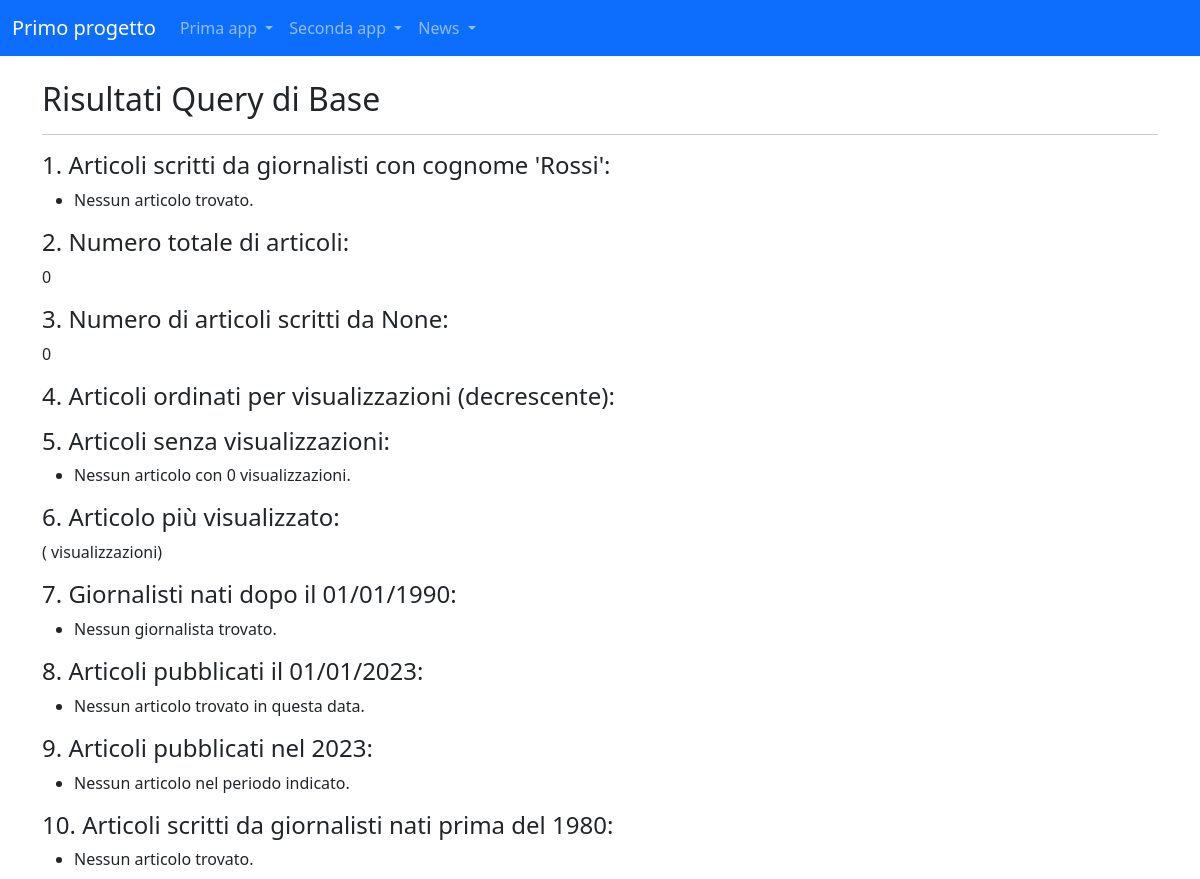
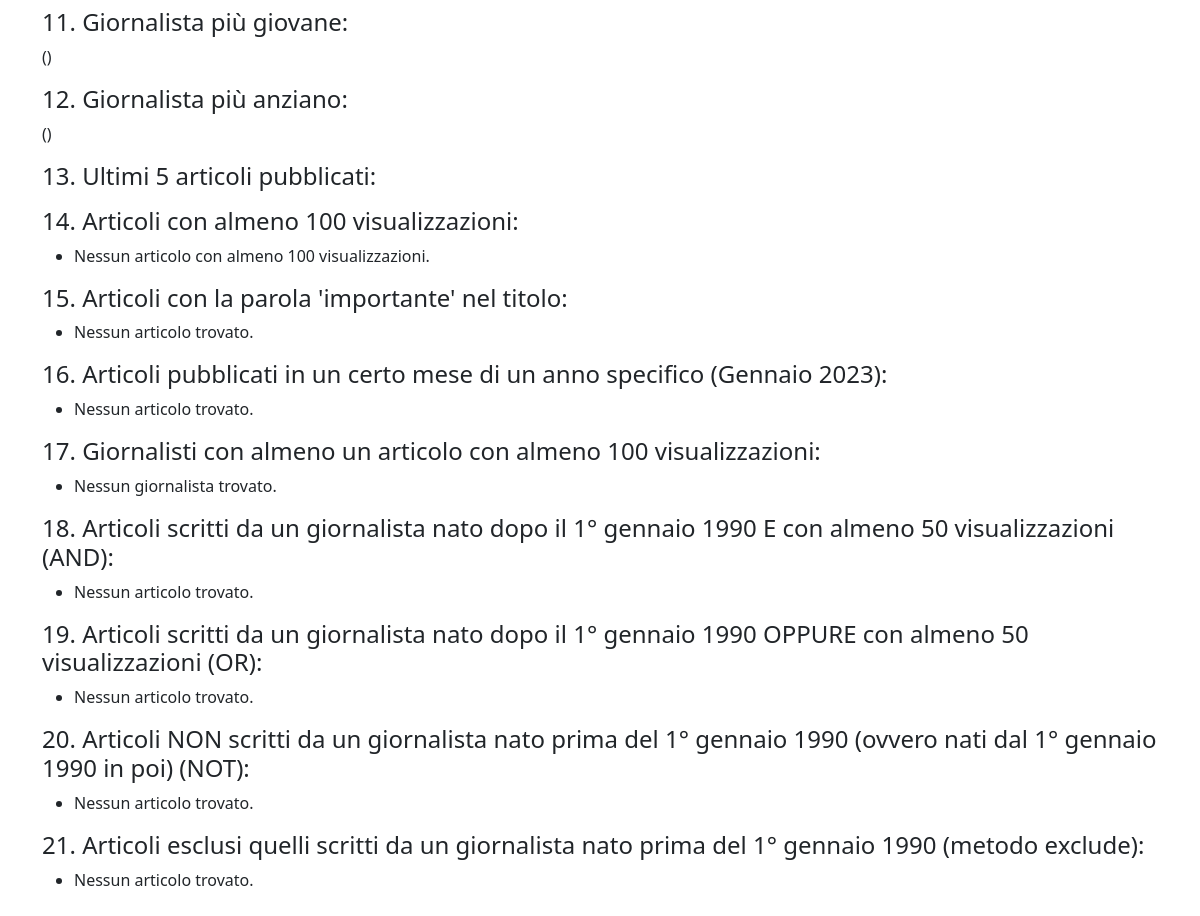
Page /news/query_base/ on the earlier database version (2 pictures, top to bottom).
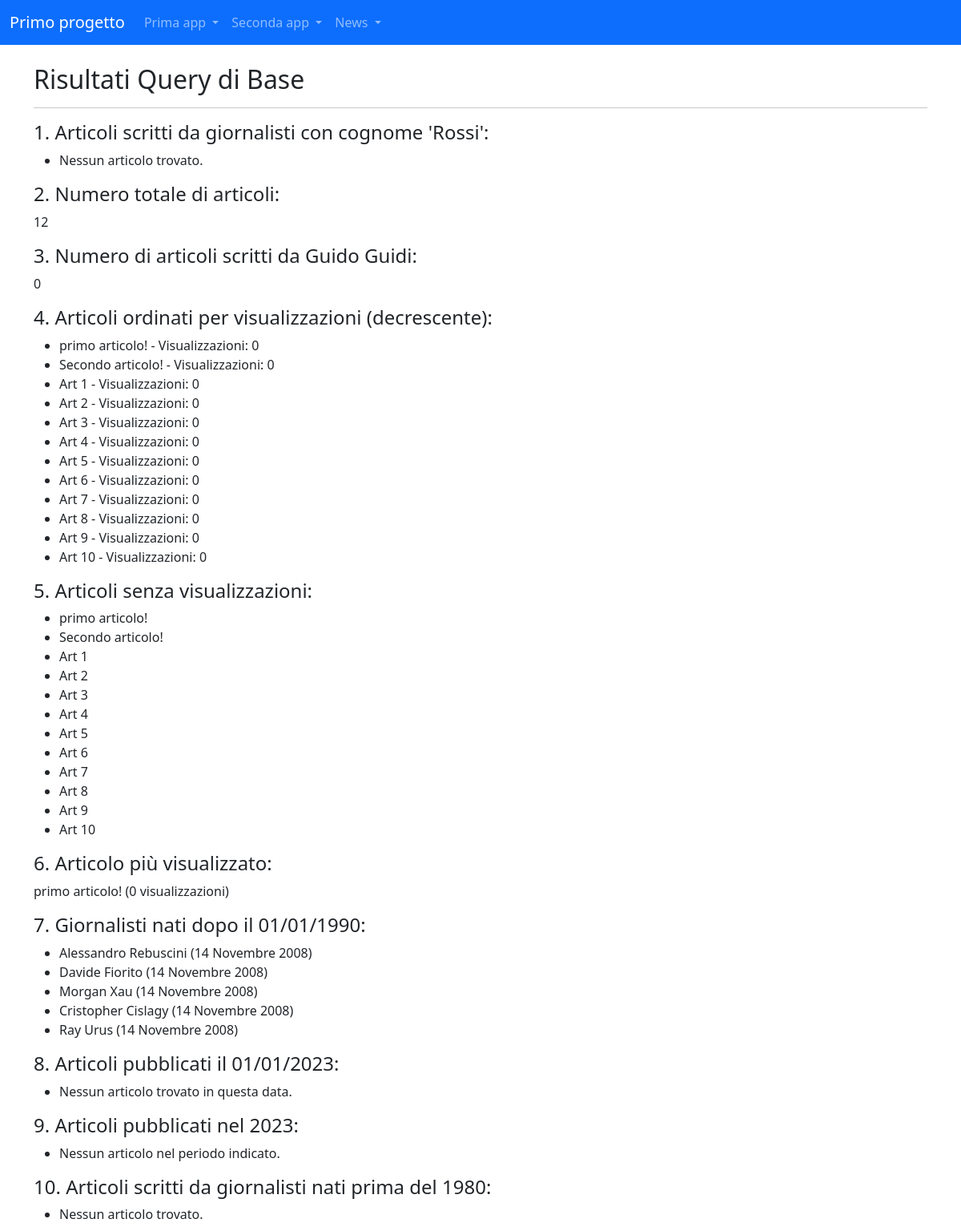
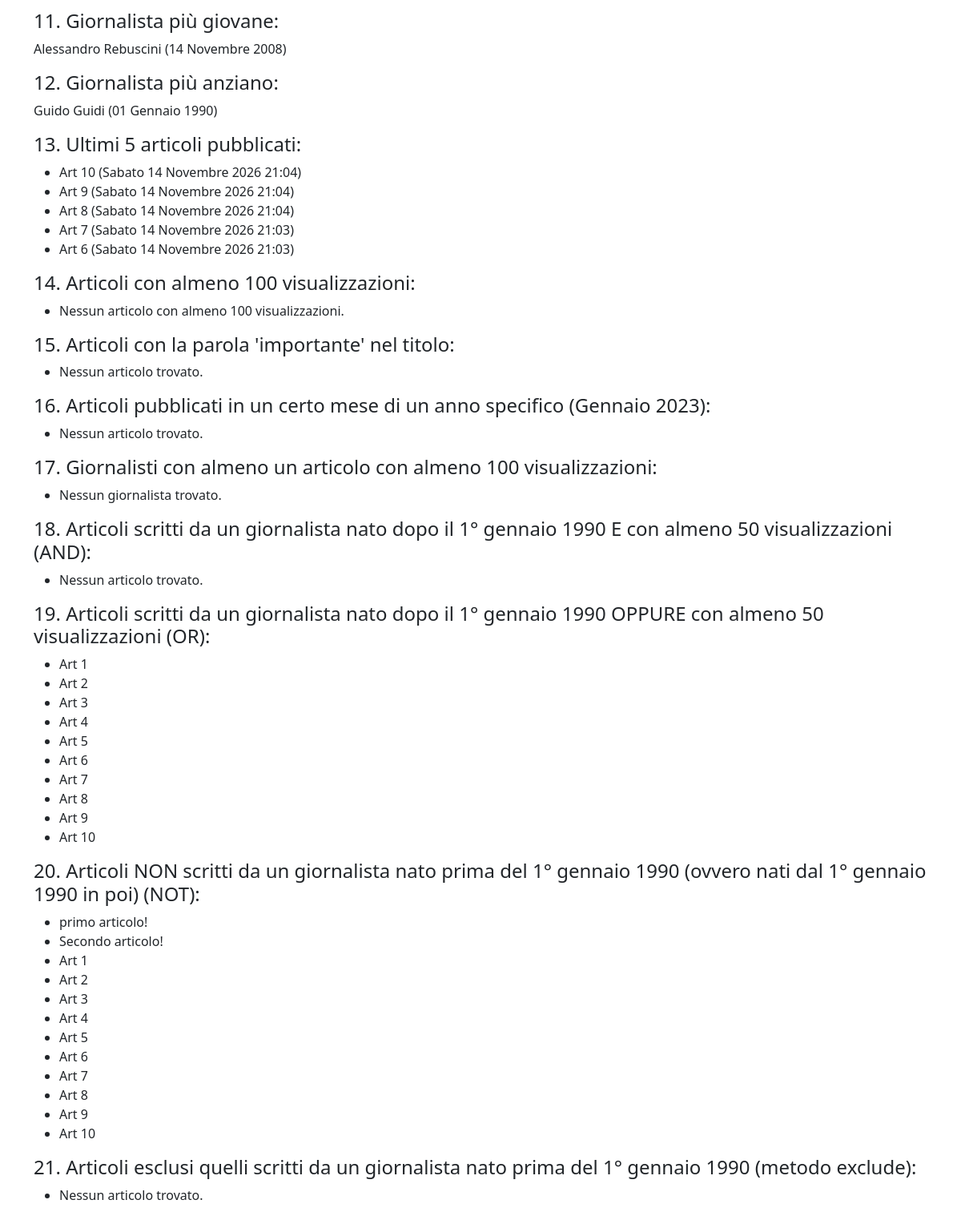
Same page on the later database version (2 pictures, top to bottom).
### news/models.py (models this page shows, shortened)
class Giornalista(models.Model):
    nome = models.CharField(max_length=20)
    cognome = models.CharField(max_length=20)
    anno_di_nascita = models.DateField(blank=True)
    def __str__(self):
        return f"{self.nome} {self.cognome}"
    class Meta:
        verbose_name = "Giornalista"
        verbose_name_plural = "Giornalisti"

class Articolo(models.Model):
    titolo = models.CharField(max_length=100)
    contenuto = models.TextField()
    giornalista = models.ForeignKey(Giornalista, on_delete=models.CASCADE, related_name="articoli")
    data=models.DateTimeField(blank=True)
    visualizzazioni=models.IntegerField(default=0, blank=True)
    class Meta:
        verbose_name = "Articolo"
        verbose_name_plural = "Articoli"

### news/views.py (the view)
# urls.py: path('query_base/', views.queryBase, name='query_base'),
def queryBase(request):
    articoli_cognome = Articolo.objects.filter(giornalista__cognome='Rossi')
    numero_totale_articoli = Articolo.objects.count()
    giornalista_1 = Giornalista.objects.first()
    numero_articoli_giornalista_1 = Articolo.objects.filter(giornalista=giornalista_1).count()
    articoli_ordinati = Articolo.objects.order_by('-visualizzazioni')
    articoli_senza_visualizzazioni = Articolo.objects.filter(visualizzazioni=0)
    articolo_piu_visualizzato = Articolo.objects.order_by('-visualizzazioni').first()
    giornalisti_data = Giornalista.objects.filter(anno_di_nascita__gt=datetime.date(1990, 1, 1))
    articoli_del_giorno = Articolo.objects.filter(data=datetime.date(2023, 1, 1))
    articoli_periodo = Articolo.objects.filter(data__range=(datetime.date(2023, 1, 1), datetime.date(2023, 12, 31)))
    giornalisti_nati = Giornalista.objects.filter(anno_di_nascita__lt=datetime.date(1980, 1, 1))
    articoli_giornalisti = Articolo.objects.filter(giornalista__in=giornalisti_nati)
    giornalista_giovane = Giornalista.objects.order_by('-anno_di_nascita').first()
    giornalista_anziano = Giornalista.objects.order_by('anno_di_nascita').first()
    ultimi = Articolo.objects.order_by('-data')[:5]
    articoli_minime_visualizzazioni = Articolo.objects.filter(visualizzazioni__gte=100)
    articoli_parola = Articolo.objects.filter(titolo__icontains='importante')
    articoli_mese_anno = Articolo.objects.filter(data__month=1, data__year=2023)
    giornalisti_con_articolo_popolari = Giornalista.objects.filter(articoli__visualizzazioni__gte=100).distinct()
    data = datetime.date(1990, 1, 1)
    visualizzazioni = 50
    articoli_con_and = Articolo.objects.filter(giornalista__anno_di_nascita__gt=data, visualizzazioni__gte=visualizzazioni)
    from django.db.models import Q
    articoli_con_or = Articolo.objects.filter(Q(giornalista__anno_di_nascita__gt=data) | Q(visualizzazioni__gte=visualizzazioni))
    articoli_con_not = Articolo.objects.filter(~Q(giornalista__anno_di_nascita__lt=data))
    articoli_con_not = Articolo.objects.exclude(giornalista__anno_di_nascita__lt=data)
    context = {
        'articoli_cognome': articoli_cognome,
        'numero_totale_articoli': numero_totale_articoli,
        'giornalista_1': giornalista_1,
        'numero_articoli_giornalista_1': numero_articoli_giornalista_1,
        'articoli_ordinati': articoli_ordinati,
        'articoli_senza_visualizzazioni': articoli_senza_visualizzazioni,
        'articolo_piu_visualizzato': articolo_piu_visualizzato,
        'giornalisti_data': giornalisti_data,
        'articoli_del_giorno': articoli_del_giorno,
        'articoli_periodo': articoli_periodo,
        'giornalisti_nati': giornalisti_nati,
        'articoli_giornalisti': articoli_giornalisti,
        'giornalista_giovane': giornalista_giovane,
        'giornalista_anziano': giornalista_anziano,
        'ultimi': ultimi,
        'articoli_minime_visualizzazioni': articoli_minime_visualizzazioni,
        'articoli_parola': articoli_parola,
        'articoli_mese_anno' : articoli_mese_anno,
        'giornalisti_con_articolo_popolari' : giornalisti_con_articolo_popolari,
        'articoli_con_and' : articoli_con_and,
        'articoli_con_or' : articoli_con_or,
        'articoli_con_not' : articoli_con_not,
    }
    return render(request, 'query_base.html', context)

### news/templates/query_base.html (shortened to what the changed rows need)
{% extends 'base.html' %}
{% block content %}
    <h2>Risultati Query di Base</h2>
    <hr>
    <h4>1. Articoli scritti da giornalisti con cognome 'Rossi':</h4>
    <ul>
        {% for articolo in articoli_cognome %}
            <li>{{ articolo.titolo }} ({{ articolo.giornalista }})</li>
        {% empty %}
            <li>Nessun articolo trovato.</li>
        {% endfor %}
    </ul>
    <h4>2. Numero totale di articoli:</h4>
    <p>{{ numero_totale_articoli }}</p>
    <h4>3. Numero di articoli scritti da {{ giornalista_1 }}:</h4>
    <p>{{ numero_articoli_giornalista_1 }}</p>
    <h4>4. Articoli ordinati per visualizzazioni (decrescente):</h4>
    <ul>
        {% for articolo in articoli_ordinati %}
            <li>{{ articolo.titolo }} - Visualizzazioni: {{ articolo.visualizzazioni }}</li>
        {% endfor %}
    </ul>
    <h4>5. Articoli senza visualizzazioni:</h4>
    <ul>
        {% for articolo in articoli_senza_visualizzazioni %}
            <li>{{ articolo.titolo }}</li>
        {% empty %}
            <li>Nessun articolo con 0 visualizzazioni.</li>
        {% endfor %}
    </ul>
    <h4>6. Articolo più visualizzato:</h4>
    <p>{{ articolo_piu_visualizzato.titolo }} ({{ articolo_piu_visualizzato.visualizzazioni }} visualizzazioni)</p>
    <h4>7. Giornalisti nati dopo il 01/01/1990:</h4>
    <ul>
        {% for g in giornalisti_data %}
            <li>{{ g.nome }} {{ g.cognome }} ({{ g.anno_di_nascita }})</li>
        {% empty %}
            <li>Nessun giornalista trovato.</li>
        {% endfor %}
    </ul>
    <h4>8. Articoli pubblicati il 01/01/2023:</h4>
    <ul>
        {% for articolo in articoli_del_giorno %}
            <li>{{ articolo.titolo }}</li>
        {% empty %}
            <li>Nessun articolo trovato in questa data.</li>
        {% endfor %}
    </ul>
    <h4>9. Articoli pubblicati nel 2023:</h4>
    <ul>
        {% for articolo in articoli_periodo %}
            <li>{{ articolo.titolo }} ({{ articolo.data }})</li>
        {% empty %}
            <li>Nessun articolo nel periodo indicato.</li>
        {% endfor %}
    </ul>
    <h4>10. Articoli scritti da giornalisti nati prima del 1980:</h4>
    <ul>
        {% for articolo in articoli_giornalisti %}
            <li>{{ articolo.titolo }} - Autore: {{ articolo.giornalista }}</li>
        {% empty %}
            <li>Nessun articolo trovato.</li>
        {% endfor %}
    </ul>
    <h4>11. Giornalista più giovane:</h4>
    <p>{{ giornalista_giovane.nome }} {{ giornalista_giovane.cognome }} ({{ giornalista_giovane.anno_di_nascita }})</p>
    <h4>12. Giornalista più anziano:</h4>
    <p>{{ giornalista_anziano.nome }} {{ giornalista_anziano.cognome }} ({{ giornalista_anziano.anno_di_nascita }})</p>
    <h4>13. Ultimi 5 articoli pubblicati:</h4>
    <ul>
        {% for articolo in ultimi %}
            <li>{{ articolo.titolo }} ({{ articolo.data }})</li>
        {% endfor %}
    </ul>
    <h4>14. Articoli con almeno 100 visualizzazioni:</h4>
    <ul>
        {% for articolo in articoli_minime_visualizzazioni %}
            <li>{{ articolo.titolo }} ({{ articolo.visualizzazioni }} visualizzazioni)</li>
        {% empty %}
            <li>Nessun articolo con almeno 100 visualizzazioni.</li>
        {% endfor %}
    </ul>
    <h4>15. Articoli con la parola 'importante' nel titolo:</h4>
    <ul>
        {% for articolo in articoli_parola %}
            <li>{{ articolo.titolo }}</li>
        {% empty %}
            <li>Nessun articolo trovato.</li>
        {% endfor %}
    </ul>
    <h4>16. Articoli pubblicati in un certo mese di un anno specifico (Gennaio 2023):</h4>
    <ul>
        {% for articolo in articoli_mese_anno %}
            <li>{{ articolo.titolo }}</li>
        {% empty %}
            <li>Nessun articolo trovato.</li>
        {% endfor %}
    </ul>
    <h4>17. Giornalisti con almeno un articolo con almeno 100 visualizzazioni:</h4>
    <ul>
        {% for giornalista in giornalisti_con_articolo_popolari %}
            <li>{{ giornalista.nome }} {{ giornalista.cognome }}</li>
        {% empty %}
            <li>Nessun giornalista trovato.</li>
        {% endfor %}
    </ul>
    <h4>18. Articoli scritti da un giornalista nato dopo il 1° gennaio 1990 E con almeno 50 visualizzazioni (AND):</h4>
    <ul>
        {% for articolo in articoli_con_and %}
            <li>{{ articolo.titolo }}</li>
        {% empty %}
            <li>Nessun articolo trovato.</li>
        {% endfor %}
    </ul>
    <h4>19. Articoli scritti da un giornalista nato dopo il 1° gennaio 1990 OPPURE con almeno 50 visualizzazioni (OR):</h4>
    <ul>
        {% for articolo in articoli_con_or %}
            <li>{{ articolo.titolo }}</li>
        {% empty %}
            <li>Nessun articolo trovato.</li>
        {% endfor %}
    </ul>
    <h4>20. Articoli NON scritti da un giornalista nato prima del 1° gennaio 1990 (ovvero nati dal 1° gennaio 1990 in poi) (NOT):</h4>
    <ul>
        {% for articolo in articoli_con_not %}
            <li>{{ articolo.titolo }}</li>
        {% empty %}
            <li>Nessun articolo trovato.</li>
        {% endfor %}
    </ul>
    <h4>21. Articoli esclusi quelli scritti da un giornalista nato prima del 1° gennaio 1990 (metodo exclude):</h4>
    <ul>
        {% for articolo in articoli_con_exclude %}
            <li>{{ articolo.titolo }}</li>
        {% empty %}
            <li>Nessun articolo trovato.</li>
        {% endfor %}
    </ul>
{% endblock content %}

Differences in the rows shown:
added Giornalista: nome+cognome "Guido Guidi", nome "Guido", cognome "Guidi", anno_di_nascita "01 Gennaio 1990"
added Articolo: titolo "primo articolo!", visualizzazioni "0"
added Articolo: titolo "Secondo articolo!", visualizzazioni "0"
added Articolo: titolo "Art 1", visualizzazioni "0"
added Articolo: titolo "Art 2", visualizzazioni "0"
added Articolo: titolo "Art 3", visualizzazioni "0"
added Articolo: titolo "Art 4", visualizzazioni "0"
added Articolo: titolo "Art 5", visualizzazioni "0"
added Articolo: titolo "Art 6", visualizzazioni "0", data "Sabato 14 Novembre 2026 21:03"
added Articolo: titolo "Art 7", visualizzazioni "0", data "Sabato 14 Novembre 2026 21:03"
added Articolo: titolo "Art 8", visualizzazioni "0", data "Sabato 14 Novembre 2026 21:04"
added Articolo: titolo "Art 9", visualizzazioni "0", data "Sabato 14 Novembre 2026 21:04"
added Articolo: titolo "Art 10", visualizzazioni "0", data "Sabato 14 Novembre 2026 21:04"
added Giornalista: nome "Alessandro", cognome "Rebuscini", anno_di_nascita "14 Novembre 2008"
added Giornalista: nome "Davide", cognome "Fiorito", anno_di_nascita "14 Novembre 2008"
added Giornalista: nome "Morgan", cognome "Xau", anno_di_nascita "14 Novembre 2008"
added Giornalista: nome "Cristopher", cognome "Cislagy", anno_di_nascita "14 Novembre 2008"
added Giornalista: nome "Ray", cognome "Urus", anno_di_nascita "14 Novembre 2008"
Other differences:
{{ numero_totale_articoli }}: "0" → "12"
{{ giornalista_1 }}: "None" → (not shown)
text no longer shown: "Nessun articolo con 0 visualizzazioni. Nessun giornalista trovato. Nessun articolo trovato. Nessun articolo trovato."
